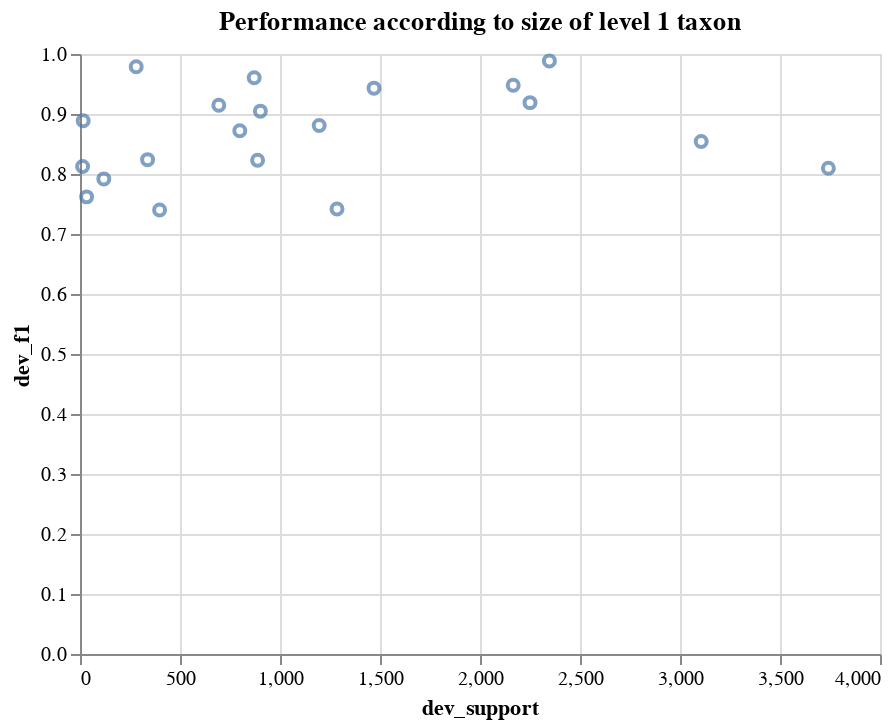

Write notebook code for a chart like this one.
### Code cell
bars = alt.Chart(df).mark_point().encode(
    x='dev_support:Q',
    y='dev_f1:Q',
    tooltip=['taxon_label:N']
).properties(
    title="Performance according to size of level 1 taxon")

bars

### Figure 1 — Vega-Lite specification as saved in the notebook (floating-point values rounded to 4 significant figures)
{"$schema": "https://vega.github.io/schema/vega-lite/v2.6.0.json", "config": {"view": {"height": 300, "width": 400}}, "data": {"name": "data-3fb27ec360cc6e510d0b3e59ece5963a"}, "datasets": {"data-3fb27ec360cc6e510d0b3e59ece5963a": [{"dev_f1": 0.9885, "dev_support": 2347, "taxon_code": 18, "taxon_label": "Transport", "train_support": 18461}, {"dev_f1": 0.9787, "dev_support": 281, "taxon_code": 6, "taxon_label": "Entering and staying in the UK", "train_support": 2039}, {"dev_f1": 0.9603, "dev_support": 871, "taxon_code": 5, "taxon_label": "Education, training and skills", "train_support": 7302}, {"dev_f1": 0.9479, "dev_support": 2166, "taxon_code": 3, "taxon_label": "Crime, justice and law", "train_support": 17968}, {"dev_f1": 0.9431, "dev_support": 1470, "taxon_code": 10, "taxon_label": "Health and social care", "train_support": 12142}, {"dev_f1": 0.9189, "dev_support": 2250, "taxon_code": 7, "taxon_label": "Environment", "train_support": 17840}, {"dev_f1": 0.9145, "dev_support": 694, "taxon_code": 14, "taxon_label": "Money", "train_support": 5721}, {"dev_f1": 0.9047, "dev_support": 902, "taxon_code": 4, "taxon_label": "Defence", "train_support": 7180}, {"dev_f1": 0.8889, "dev_support": 16, "taxon_code": 8, "taxon_label": "Going and being abroad", "train_support": 659}, {"dev_f1": 0.8808, "dev_support": 1196, "taxon_code": 12, "taxon_label": "International", "train_support": 9299}, {"dev_f1": 0.8722, "dev_support": 799, "taxon_code": 11, "taxon_label": "Housing, local and community", "train_support": 6541}, {"dev_f1": 0.8541, "dev_support": 3106, "taxon_code": 9, "taxon_label": "Government", "train_support": 24772}, {"dev_f1": 0.8239, "dev_support": 338, "taxon_code": 19, "taxon_label": "Welfare", "train_support": 2731}, {"dev_f1": 0.823, "dev_support": 888, "taxon_code": 16, "taxon_label": "Regional and local government", "train_support": 6973}, {"dev_f1": 0.8125, "dev_support": 13, "taxon_code": 13, "taxon_label": "Life circumstances", "train_support": 636}, {"dev_f1": 0.8097, "dev_support": 3742, "taxon_code": 1, "taxon_label": "Business", "train_support": 30321}, {"dev_f1": 0.7918, "dev_support": 119, "taxon_code": 15, "taxon_label": "Parenting, childcare and children's services", "train_support": 1292}, {"dev_f1": 0.7619, "dev_support": 33, "taxon_code": 2, "taxon_label": "Corporate information", "train_support": 750}, {"dev_f1": 0.7418, "dev_support": 1285, "taxon_code": 17, "taxon_label": "Society and culture", "train_support": 10574}, {"dev_f1": 0.7399, "dev_support": 398, "taxon_code": 20, "taxon_label": "Work", "train_support": 3240}]}, "encoding": {"tooltip": [{"field": "taxon_label", "type": "nominal"}], "x": {"field": "dev_support", "type": "quantitative"}, "y": {"field": "dev_f1", "type": "quantitative"}}, "mark": "point", "title": "Performance according to size of level 1 taxon"}
